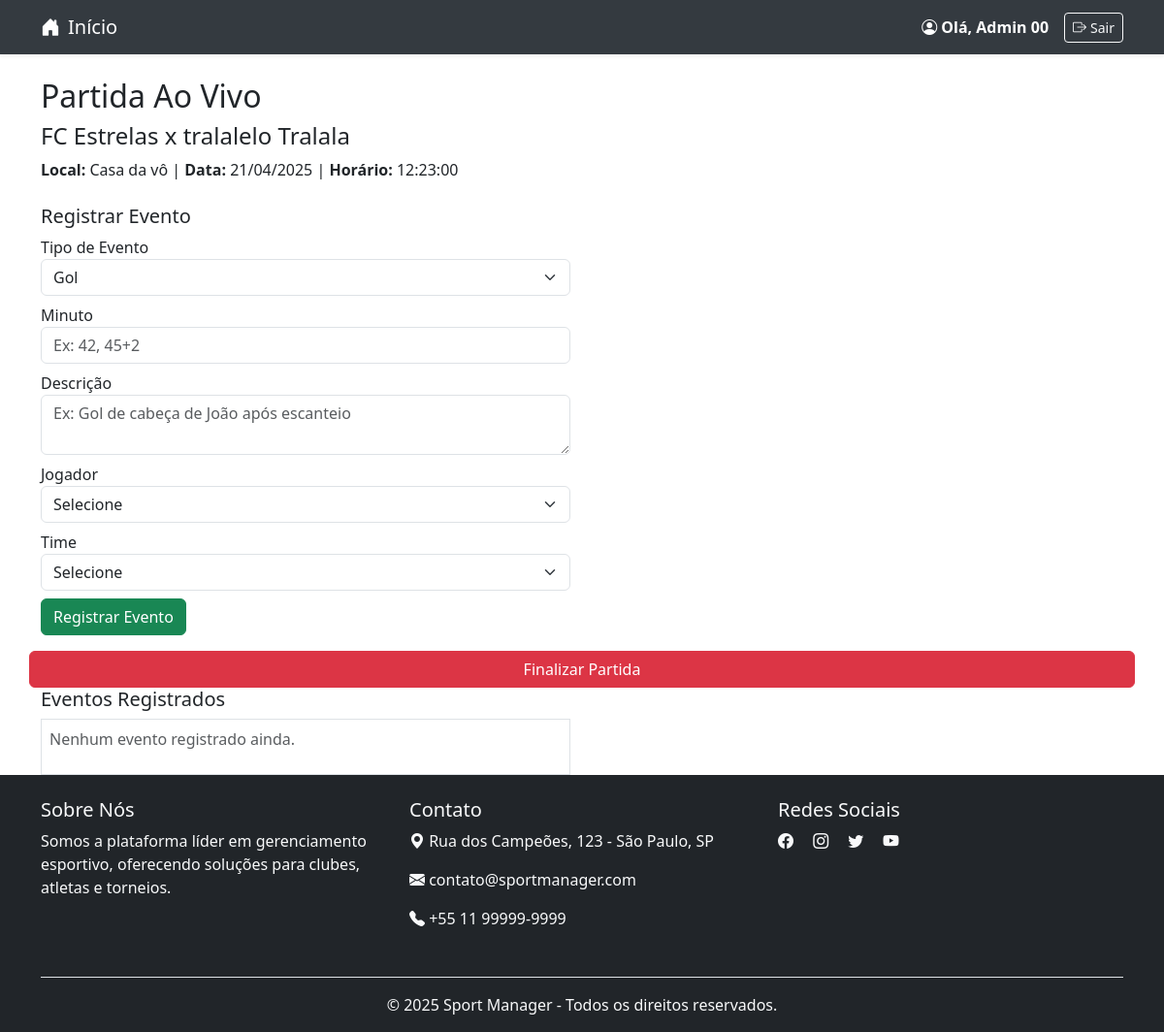
The app's page /routes/partida_ao_vivo.php?id=24 (signed in) with its own data.
### tables this page shows
CREATE TABLE `partidas` (
  `id` int NOT NULL AUTO_INCREMENT,
  `fase_id` int DEFAULT NULL,
  `campeonato_id` int NOT NULL,
  `data` date DEFAULT NULL,
  `horario` time DEFAULT NULL,
  `local` varchar(100) DEFAULT NULL,
  `time_casa` int NOT NULL,
  `time_fora` int NOT NULL,
  `placar_casa` int DEFAULT '0',
  `placar_fora` int DEFAULT '0',
  `rodada_id` int DEFAULT NULL,
  `status` enum('nao_iniciada','em_andamento','finalizada') DEFAULT 'nao_iniciada',
  PRIMARY KEY (`id`),
  KEY `campeonato_id` (`campeonato_id`),
  KEY `time_casa` (`time_casa`),
  KEY `time_fora` (`time_fora`),
  KEY `fk_rodada_id` (`rodada_id`),
  KEY `fk_partidas_fase` (`fase_id`),
  CONSTRAINT `fk_partidas_fase` FOREIGN KEY (`fase_id`) REFERENCES `fases_campeonato` (`id`) ON DELETE SET NULL ON UPDATE CASCADE,
  CONSTRAINT `fk_rodada_id` FOREIGN KEY (`rodada_id`) REFERENCES `rodadas` (`id`) ON DELETE CASCADE ON UPDATE CASCADE
);

CREATE TABLE `times` (
  `id` int NOT NULL AUTO_INCREMENT,
  `nome` varchar(100) NOT NULL,
  `escudo` varchar(255) DEFAULT NULL,
  `cidade` varchar(100) DEFAULT NULL,
  `estadio` varchar(100) DEFAULT NULL,
  `admin_id` int DEFAULT NULL,
  `codigo_publico` varchar(10) DEFAULT NULL,
  PRIMARY KEY (`id`),
  UNIQUE KEY `codigo_publico` (`codigo_publico`)
);

### routes/partida_ao_vivo.php (called while the page is built, shortened)
<?php
require_once __DIR__ . '/../config/database.php';
require_once __DIR__ . '/../app/controllers/PartidaAoVivoController.php';
$partida_id = $_GET['id'] ?? null;
$controller = new PartidaAoVivoController($conn);
$partida = $controller->buscarDadosDaPartida($partida_id);
$eventos = $controller->listarEventos($partida_id);
require_once __DIR__ . '/../public/views/partida/jogo_ao_vivo.php';

### app/controllers/PartidaAoVivoController.php (called while the page is built, shortened)
<?php
class PartidaAoVivoController {
    private $conn;
    public function __construct($db) {
        $this->conn = $db;
    }
    public function buscarDadosDaPartida($partida_id) {
        $stmt = $this->conn->prepare("
            SELECT p.*, t1.nome AS nome_casa, t2.nome AS nome_fora
            FROM partidas p
            JOIN times t1 ON p.time_casa = t1.id
            JOIN times t2 ON p.time_fora = t2.id
            WHERE p.id = ?
        ");
        $stmt->bind_param("i", $partida_id);
        $stmt->execute();
        $res = $stmt->get_result();
        return $res->fetch_assoc();
    }
}

### public/views/partida/jogo_ao_vivo.php (the view, shortened to what this page needs)
<?require_once __DIR__ . '/../../cabecalho/header.php';?>
<div class="container mt-4">
    <h2>Partida Ao Vivo</h2>
    <h4><?= $partida['nome_casa'] ?> x <?= $partida['nome_fora'] ?></h4>
    <p>
        <strong>Local:</strong> <?= $partida['local'] ?> |
        <strong>Data:</strong> <?= date('d/m/Y', strtotime($partida['data'])) ?> |
        <strong>Horário:</strong> <?= $partida['horario'] ?>
    </p>
    <div class="row mt-4">
        <div class="col-md-6">
            <h5>Registrar Evento</h5>
            <form method="post" action="/campeonato_esportivo/routes/registrar_evento.php">
                <div class="mb-2">
                    <label for="tipo_evento">Tipo de Evento</label>
                    <select name="tipo_evento" class="form-select" required>
                        <option value="gol">Gol</option>
                    </select>
                </div>
                <div class="mb-2">
                    <label for="minuto">Minuto</label>
                    <input type="text" name="minuto" class="form-control" required placeholder="Ex: 42, 45+2">
                </div>
                <div class="mb-2">
                    <label for="descricao">Descrição</label>
                    <textarea name="descricao" class="form-control" rows="2" placeholder="Ex: Gol de cabeça de João após escanteio"></textarea>
                </div>
                <div class="mb-2">
        <label for="jogador_id">Jogador</label>
        <select name="jogador_id" class="form-select" required>
            <option value="">Selecione</option>
        </select>
    </div>
    <div class="mb-2">
        <label for="time_id">Time</label>
        <select name="time_id" class="form-select" required>
            <option value="">Selecione</option>
        </select>
    </div>
                <button type="submit" class="btn btn-success">Registrar Evento</button>
            </form>
        </div>
        <a href="/campeonato_esportivo/routes/finalizar_partida.php?id=<?= $partida['id'] ?>" class="btn btn-danger mt-3">
    Finalizar Partida
</a>
        <div class="col-md-6">
            <h5>Eventos Registrados</h5>
            <div class="border p-2" style="max-height: 300px; overflow-y: auto;">
                <?php if (empty($eventos)): ?>
                    <p class="text-muted">Nenhum evento registrado ainda.</p>
                <?php endif; ?>
            </div>
        </div>
    </div>
</div>
<?require_once __DIR__ . '/../cabecalho/footer.php'; ?>

### records on screen
partidas: times.nome "FC Estrelas", times.nome "tralalelo Tralala", local "Casa da vô", data "21/04/2025", horario "12:23:00"

### other values on screen
$_SESSION['usuario_nome'] "Admin 00"
